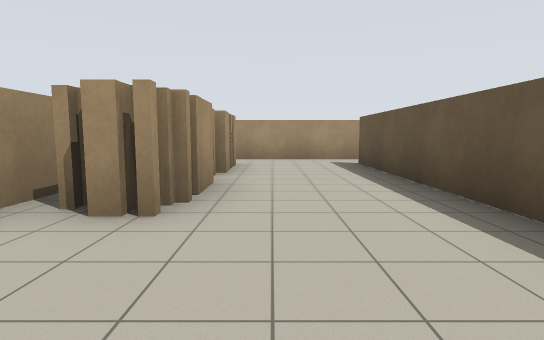
[1] (above)

23 first-person views from a walk through a Stage world. The camera is 1.2 m above the floor, tilts 6° down and sees 80° across. Floor lines are 1 m apart. The floor is counted in squares, 2 m on a side. Each view is taken from the middle of a square. On the plan, view 1 faces up. The plan holds only what a view shows up to about 9 squares ahead; the rest is blank. The place goes on beyond the plan. Robots are left out.

[2]
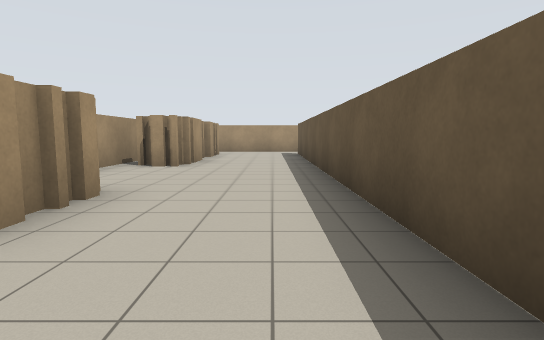

[3]
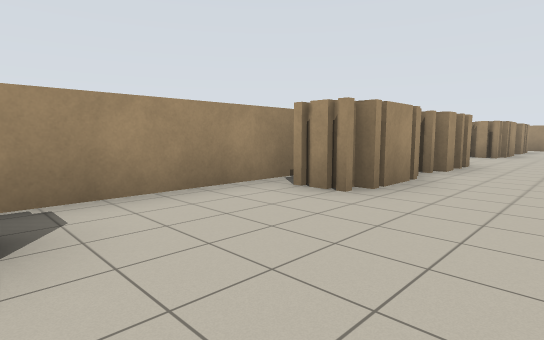

[4]
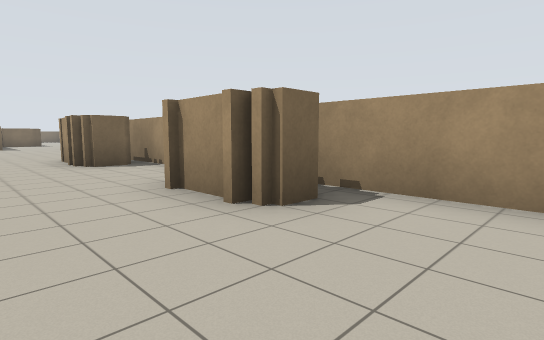

[5]
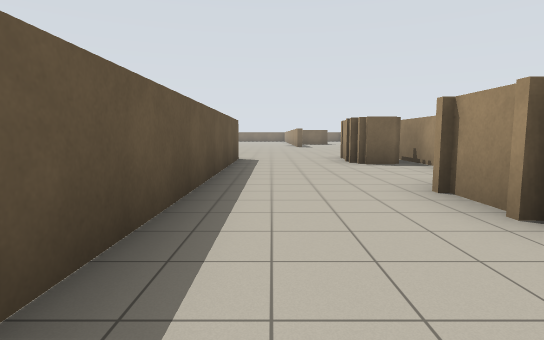

[6]
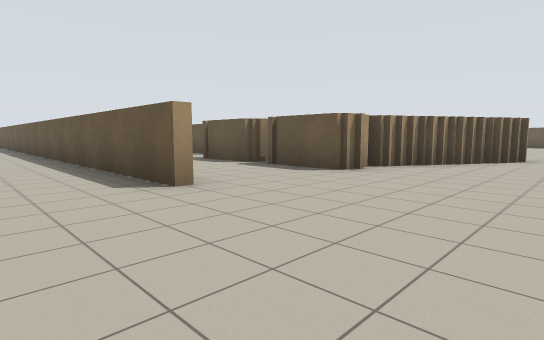

[7]
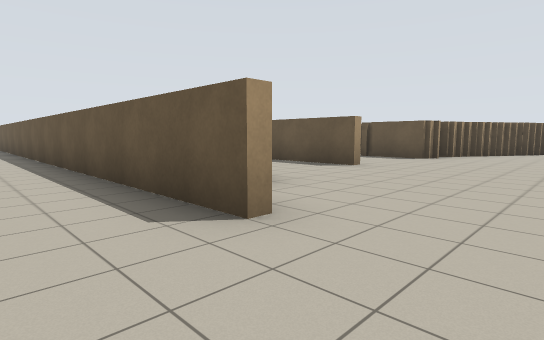

[8]
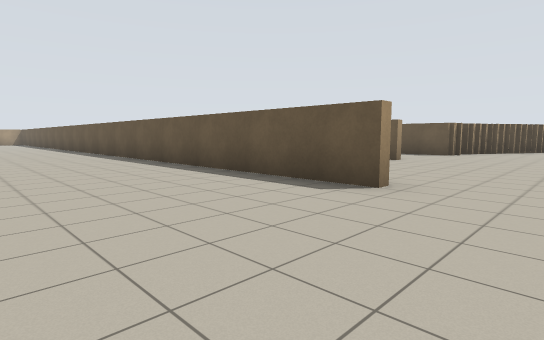

[9]
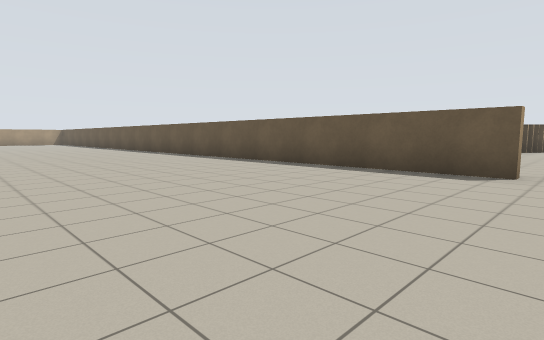

[10]
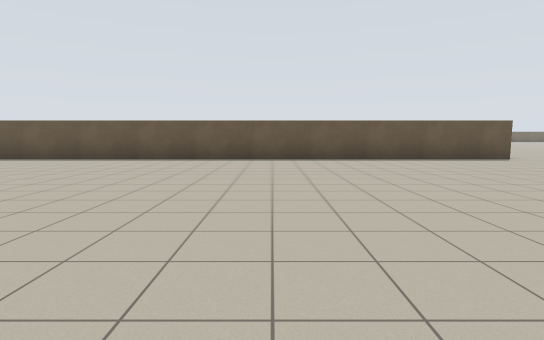

[11]
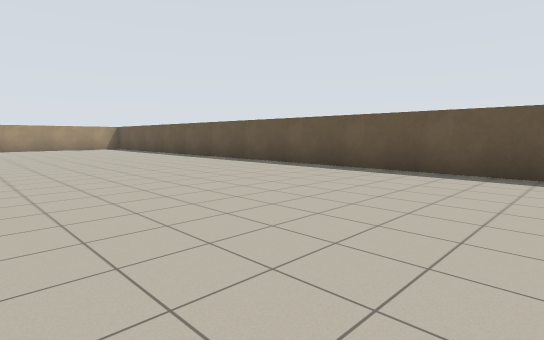

[12]
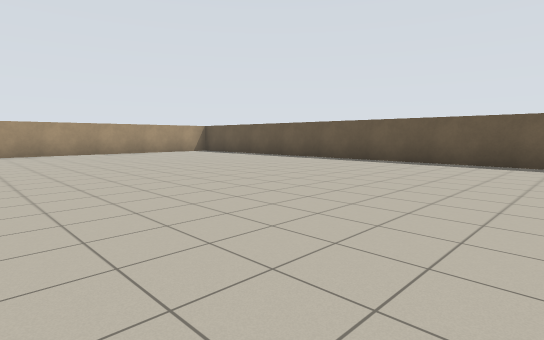

[13]
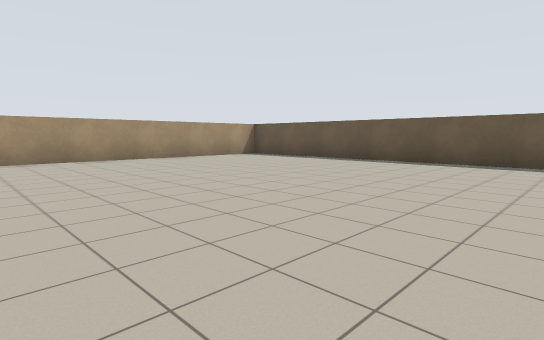

[14]
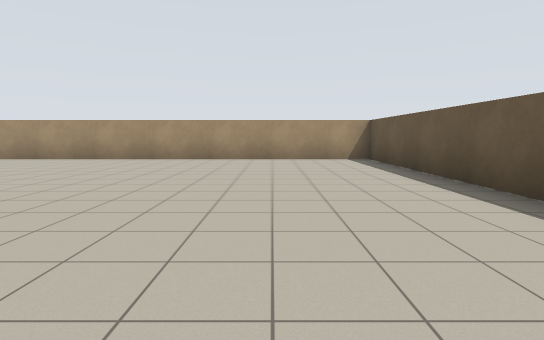

[15]
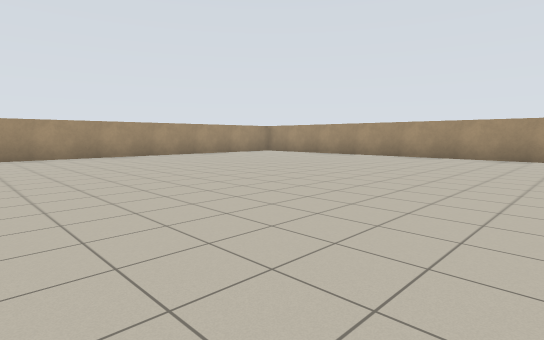

[16]
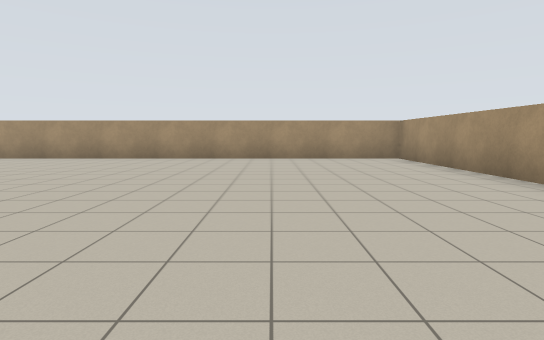

[17]
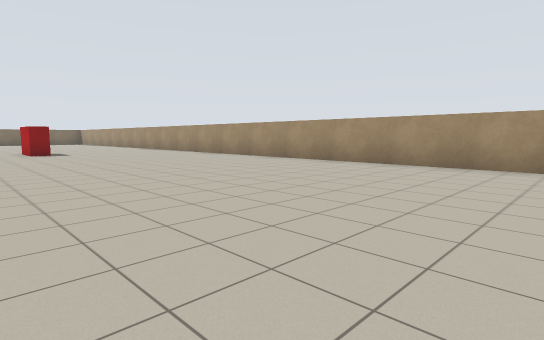

[18]
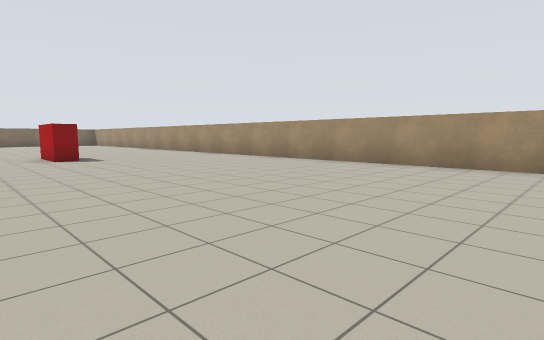

[19]
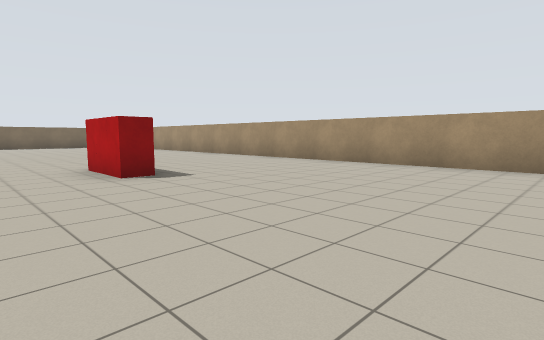

[20]
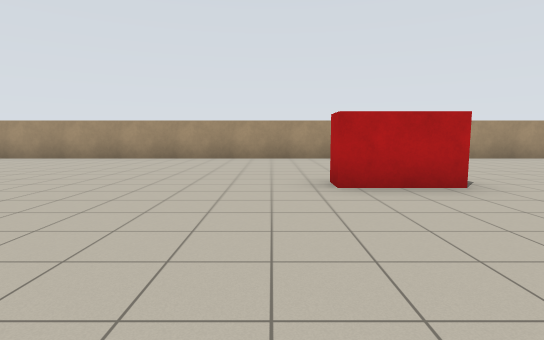

[21]
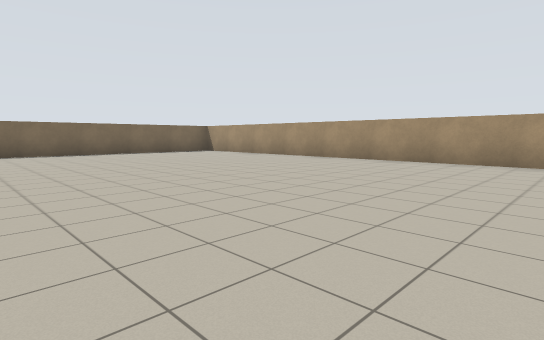

[22]
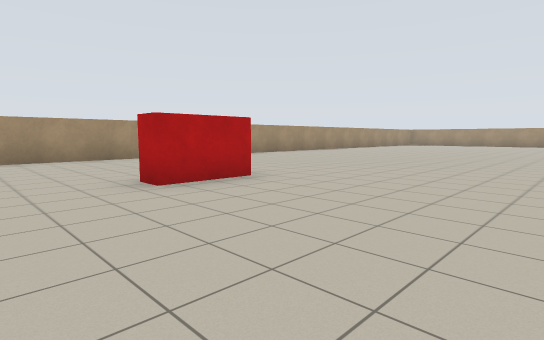

[23]
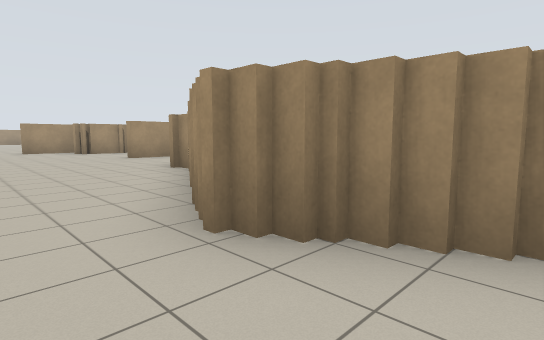

### Floor plan
Points are (right, up) in squares from view 1. A wall is a line through its corners. A room is listed if a view was taken in it or the views show most of it. See-through windows are left out.
Room 1 (views 1, 2, 3, 4, 5, 6, 23)
walls: (-1.6, -7.9) (-0.9, -7.9) (-0.9, -9.5); (-1.9, -12.9) (-0.9, -12.9) (-0.9, -14.9); (1.9, -14.6) (1.9, -6.9); (-2.2, -4.2) (-2.2, -8.5); (1.9, -3.1) (1.9, 7); (-0.9, -2.9) (-0.9, -5) (-1.6, -5); (6.2, -14.9) (4.9, -14.9); (6.8, -15.1) (6, -15.1); (-0.9, -0.5) (-0.9, -2.5); (7.6, -15.6) (7, -15.6); (8.5, -16.2) (7.9, -16.2); (9.2, -16.6) (8.5, -16.6); (-0.8, 2.4) (-1.4, 2.4); (10.1, -16.6) (9.4, -16.6); (10.9, -16.2) (10, -16.2); (-0.9, 4.1) (-0.9, 2.8); (-0.9, 6.8) (-0.9, 4.9); (1.4, 8.4) (-1, 8.4)
ways out: opening at (-2, -17.5) to room 2; opening at (2, 7.5); opening at (3.5, -15)
Room 2 (views 7, 8, 9, 10, 11, 12, 13, 14, 15, 16, 17, 18, 19, 20, 21, 22)
walls: (-2.5, -16.4) (-2.5, 8.4) (-16.6, 8.4) (-16.6, -18.5)
ways out: opening at (-2, -17.5) to room 1
objects: red box (-12, -11); red box (-12, -10)

Positions as (right, up) in squares from view 1, and headings:
1: (0, 0), facing up
2: (1, -4), facing up
3: (1, -8), facing up-left
4: (1, -6), facing down-left
5: (1, -6), facing down
6: (0, -18), facing up-right
7: (-4, -18), facing up-right
8: (-6, -18), facing up-right
9: (-8, -17), facing up-right
10: (-11, -10), facing right
11: (-8, -7), facing up-right
12: (-10, -3), facing up-right
13: (-10, 0), facing up-right
14: (-5, 0), facing up
15: (-7, -1), facing up-left
16: (-8, 5), facing left
17: (-10, 2), facing down-left
18: (-10, -1), facing down-left
19: (-10, -5), facing down-left
20: (-8, -12), facing left
21: (-9, -12), facing down-left
22: (-8, -13), facing up-left
23: (11, -18), facing up-left
